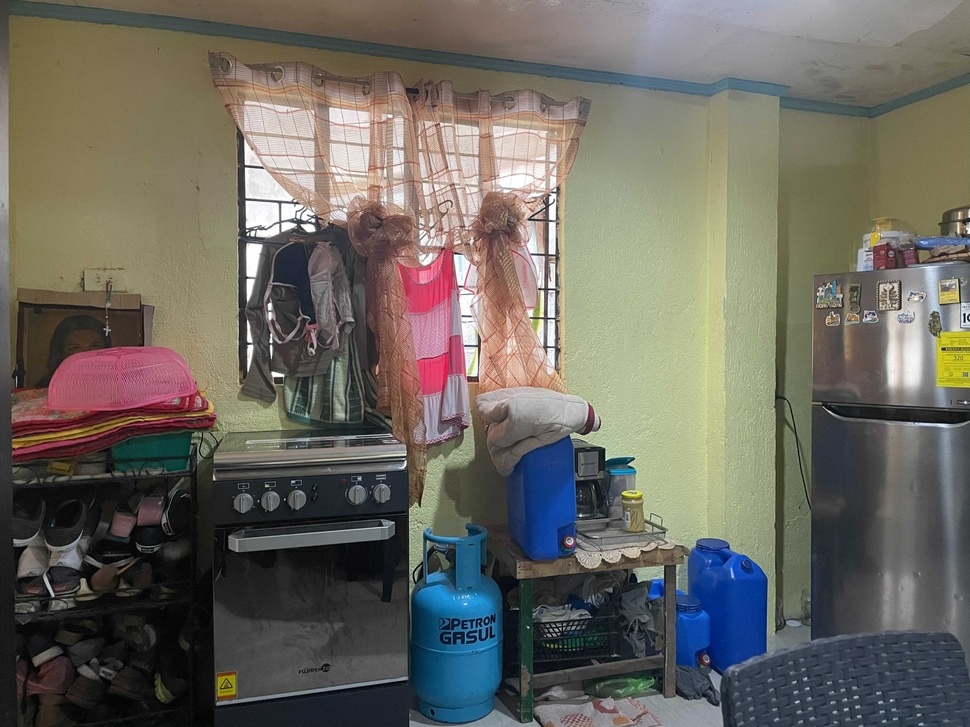
#> input picture 1.jpg, 970 x 727 px, shrunk from 4032 x 3024 before the run
$ python image_stitching_panorama.py --input_images . --output_image out.png
#> lines starting #> are read from the running program, lines starting #| are printed output that depends on the picture
#how to use
# change the directory to where the source code and images are saved
# then type this in your command prompt
# python image_stitching_panorama.py --input_images image_directory --output_image output_filename.png


# import all the packages needed to create a panorama

from imutils import paths
import numpy as np
import argparse
import imutils
import cv2

# now we need to construct the argument parser and parse the arguments
arguparsers = argparse.ArgumentParser()
arguparsers.add_argument("-i", "--input_images", type = str, required = True,
    help = "path to where the input images are saved to stitch")
arguparsers.add_argument("-o", "--output_image", type = str, required = True,
    help = "path to the output image after stitching")
arguparsers.add_argument("-c", "--crop_stitch", type = int, default = 0,
    help="option to crop out the largest rectangular region")
args = vars(arguparsers.parse_args())

# get the input images path and initialize the image list

print("[INFO] loading images....")
imagePaths = sorted(list(paths.list_images(args["input_images"])))
input_images = []

#iterate over the image paths, load all those,
# and add them to the list of images to stitch
for imagePath in imagePaths:
    image = cv2.imread(imagePath)
#> image is the input picture: shape (727, 970, 3); mean B, G, R 96.3, 104.4, 107.4
    input_images.append(image)


# now we initialize the OpenCV's image stitcher object and perform stitching
stitcher = cv2.Stitcher_create()
(status, stitched) = stitcher.stitch(input_images)
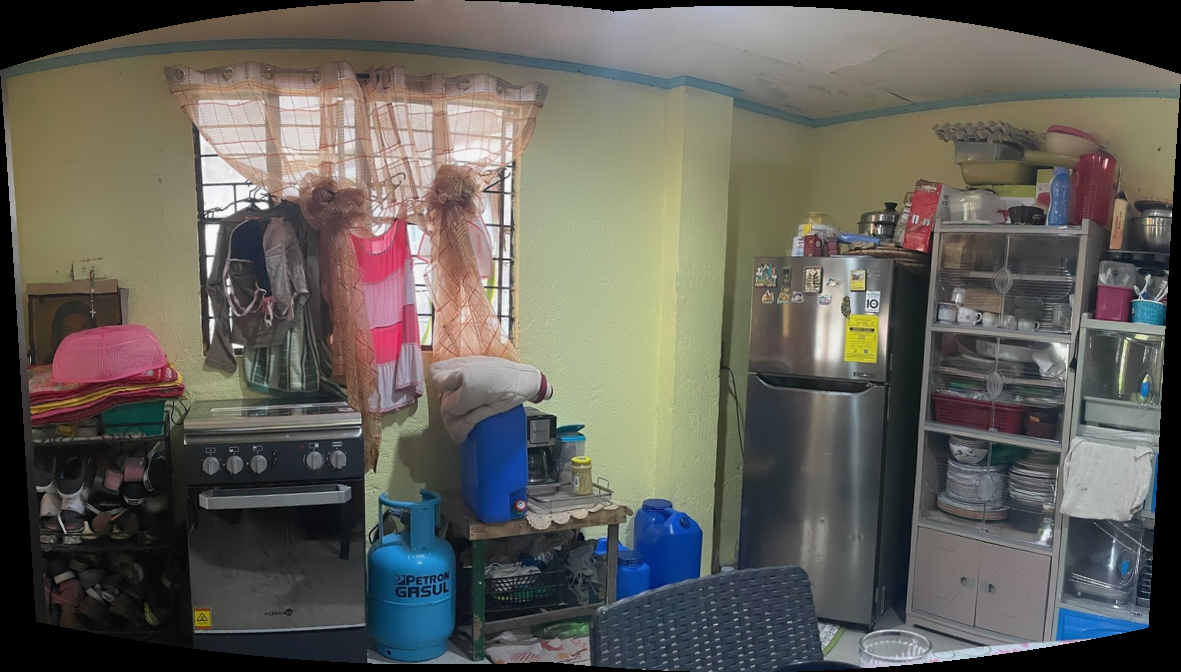
#> stitched: shape (672, 1181, 3); mean of channels 0, 1, 2 89.6, 96.2, 98.4; drawn as B, G, R
#> status = 0

# if status == 0, then that means OpenCV successfully stitched the image

if status == 0:
    # check to see if we are supposed to crop out the largest rectangular
    #region from the stitched image to have a better looking panoramic image
    if args["crop_stitch"] > 0:
        # create a 10 pixel border surrounding the stitched image
        print("[INFO] cropping stitched image....")
        stitched = cv2.copyMakeBorder(stitched, 10, 10, 10, 10, 10,
            cv2.BORDER_CONSTANT, (0,0,0))

        #convert the stitched image to greyscale and create a threshold such that
        # all pixels > 0 are set to 255 -- foreground, while
        # others remain 0 --background

        grey = cv2.cvtColor(stitched, cv2.COLOR_BGR2GRAY)
        thresh = cv2.threshold(gray, 0, 255, cv2.THRESH_BINARY)[1]

        #find all the external contours in the thresholad image then find
        # the largest contour which will be the outline of the stitched image
        conts = cv2.findContours(thresh.copy(), cv2.RETR_EXTERNAL,
            cv2.CHAIN_APPROX_SIMPLE)
        conts = imutils.grab_contours(conts)
        c = max(conts, key.cv2.contourArea)

        #allocate memory for the mask which will contain
        # the bounding box of the stitched image region
        mask = np.zeros(thresh.shape, dtype = "uint8")
        (x, y, w, h) = cv2.boundingRect (c)
        cv2.rectangle(mask, (x,y), (x+ w, y+ h), 255, -1)

        #create two copies of the mask:
        # 1: to serve as the actual rectangular region
        # 2: to serve as the counter for how many pixels need to be removed to form the minimum rectangular region
        minRectangle = mask.copy()
        substitut = mask.copy()

        #kepp on iteratiing untol there are no non-zero pixels left in the subtracted imae
        while cv2.countNonZero(substitut) > 0:
            # erode the minimum rec mask and subtract the thresholded image from the min rec mask
            # sp we can count if there are any non-zero pixels left
            minRectangle = cv2.erode(minRectangle, none)
            substitut = cv2.subtract(minRectangle, thresh)


        #find contours in the minimum rec mask
        # then extract the bounding box (x,y) coordinates

        conts = cv2.findContours(minRectangle.copy(), cv2.RETR_EXTERNAL,
            cv2.CHAIN_APPROX_SIMPLE)
        conts = imtuils.grab_contours(conts)
        c = max(conts, key = cv2.contourArea)
        (x, y, w, h) = cv2.boundingRect(c)

        # use the bounding box coords to extract our final stitched iamge
        stitched =  stitched[y:y + h, x:x + w]

    # write the output stitched image to the disk
    cv2.imwrite(args["output_image"], stitched)

     #display the output image to the screen
    cv2.imshow("Stitched_image", stitched)
    cv2.waitKey(0)

# if stitching failed
else:
    print("[INFO] image stitching failed ({})".format(status))
